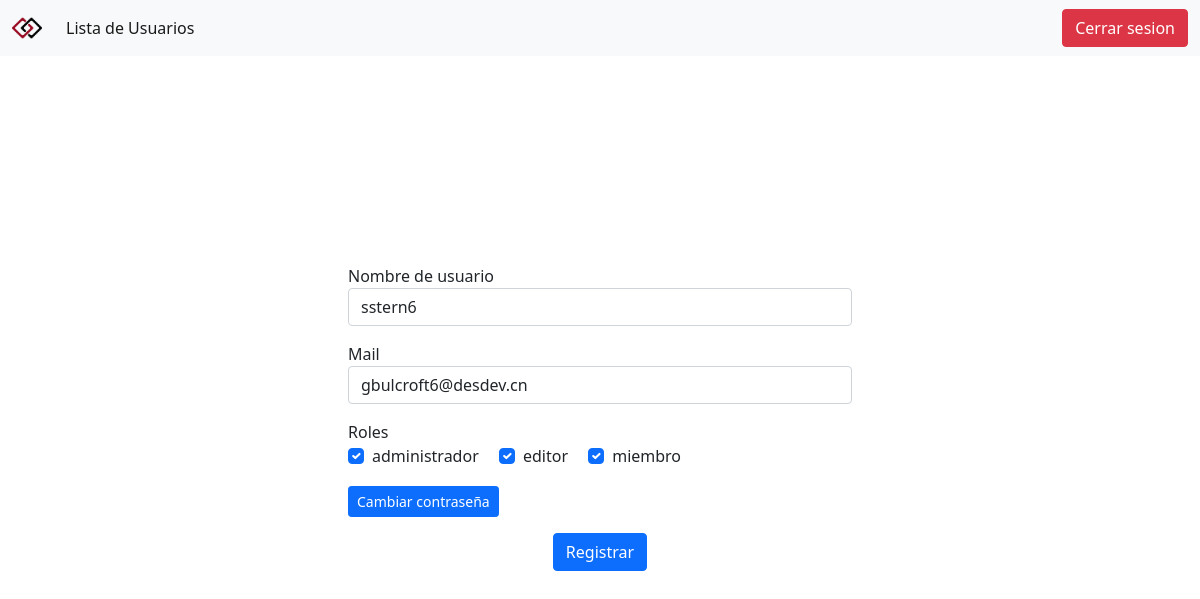
Page /view/actualizarLogin.php?idu=11 (signed in) on the committed database.
### tables this page shows
CREATE TABLE `usuario` (
  `idusuario` bigint(20) NOT NULL,
  `usnombre` varchar(50) NOT NULL,
  `uspass` varchar(50) NOT NULL,
  `usmail` varchar(50) NOT NULL,
  `usdeshabilitado` timestamp NULL DEFAULT NULL
);

CREATE TABLE `rol` (
  `idrol` bigint(20) NOT NULL,
  `rodescripcion` varchar(50) NOT NULL
);

### util/funciones.php (called while the page is built, shortened)
<?php
function data_submitted() {
  $_AAux = array();
  if (!empty($_POST))
    $_AAux = $_POST;
  else
            if (!empty($_GET)) {
    $_AAux = $_GET;
  }
  return $_AAux;
}

### controller/ActualizarLoginControl.php (called while the page is built, shortened)
<?php
class ActualizarLoginControl {
  function buscarUsuario() {
    $data = data_submitted();
    $usuario = null;
    if (isset($data['idu'])) {
      $controlAbmUsuario = new AbmUsuario();
      $condicion['idusuario'] = $data['idu'];
      if ($controlAbmUsuario->buscar($condicion)) {
        $usuario = $controlAbmUsuario->buscar($condicion)[0];
      }
    }
    return $usuario;
  }
  function rolesAsignados() {
    $controlRol = new AbmRol();
    $allRoles = $controlRol->buscar(null);
    return $allRoles;
  }
}

### model/Usuario.php (called while the page is built, shortened)
<?php
class Usuario {
  private $idusuario;
  private $usnombre;
  private $usmail;
  private $colRoles;
  public function __construct() {
    $this->idusuario = null;
    $this->usnombre = "";
    $this->usmail = "";
    $this->colRoles = [];
  }
  public function getIdUsuario() {
    return $this->idusuario;
  }
  public function setIdUsuario($idusuario) {
    $this->idusuario = $idusuario;
  }
  public function getUsNombre() {
    return $this->usnombre;
  }
  public function setUsNombre($usnombre) {
    $this->usnombre = $usnombre;
  }
  public function getUsMail() {
    return $this->usmail;
  }
  public function setUsMail($usmail) {
    $this->usmail = $usmail;
  }
  public function getColRoles() {
    $condicionRol['idusuario'] = $this->getIdUsuario();
    $ambUsuarioRol = new AbmUsuarioRol();
    $colRolesUsuario = $ambUsuarioRol->buscar($condicionRol);
    return $this->colRoles;
  }
  public function setColRoles($colRoles) {
    $this->colRoles = $colRoles;
  }
  public static function listar($parametro = "") {
    $arreglo = array();
    $db = new BaseDatos();
    $sql = "SELECT * FROM usuario ";
    if ($parametro != "") {
      $sql .= 'WHERE' . $parametro;
    }
    $res = $db->Ejecutar($sql);
    if ($res > -1) {
      if ($res > 0) {
        while ($row = $db->Registro()) {
          $obj = new Usuario();
          $obj->setear($row);
          array_push($arreglo, $obj);
        }
      }
    }
    return $arreglo;
  }
}

### model/connection/BaseDatos.php (called while the page is built, shortened)
<?php
class BaseDatos extends PDO {
  private $conec;
  private $indice;
  private $resultado;
  public function __construct() {
    $this->indice = 0;
    try {
      $this->conec = true;
    } catch (PDOException $e) {
      $this->sql = $e->getMessage();
      $this->conec = false;
    }
  }
  public function Iniciar() {
    return $this->getConec();
  }
  public function getConec() {
    return $this->conec;
  }
  public function setSQL($e) {
    return "\n" . $this->sql = $e;
  }
  public function Ejecutar($sql) {
    if (stristr($sql, "select")) {
      $resp =  $this->EjecutarSelect($sql);
    }
    return $resp;
  }
  private function EjecutarSelect($sql) {
    $cant = -1;
    $resultado = parent::query($sql);
    if (!$resultado) {
      $this->analizarDebug();
    } else {
      $arregloResult = $resultado->fetchAll();
      $cant = count($arregloResult);
    }
    return $cant;
  }
  public function Registro() {
    $filaActual = false;
    $indiceActual = $this->getIndice();
    if ($indiceActual >= 0) {
      $filas = $this->getResultado();
      if ($indiceActual < count($filas)) {
        $filaActual =  $filas[$indiceActual];
      } else {
        $this->setIndice(-1);
      }
    }
    return $filaActual;
  }
  private function setIndice($valor) {
    $this->indice = $valor;
  }
  private function getIndice() {
    return $this->indice;
  }
  private function setResultado($valor) {
    $this->resultado = $valor;
  }
  private function getResultado() {
    return $this->resultado;
  }
}

### controller/AbmUsuario.php (called while the page is built, shortened)
<?php
class AbmUsuario {
  public function buscar($condiciones) {
    $where = " true";
    if ($condiciones <> null) {
      if (isset($condiciones['idusuario']))
        $where .= " and idusuario ={$condiciones['idusuario']}";
    }
    $arreglo = Usuario::listar($where);
    return $arreglo;
  }
}

### model/Rol.php (called while the page is built, shortened)
<?php
class Rol {
  private $idrol;
  private $rodescripcion;
  public function __construct() {
    $this->idrol = null;
    $this->rodescripcion = "";
  }
  public function getIdRol() {
    return $this->idrol;
  }
  public function setIdRol($idrol) {
    $this->idrol = $idrol;
  }
  public function getRoDescripcion() {
    return $this->rodescripcion;
  }
  public function setRoDescripcion($rodescripcion) {
    $this->rodescripcion = $rodescripcion;
  }
  public function cargar() {
    $resp = false;
    $db = new BaseDatos();
    $sql = "SELECT * FROM rol WHERE idrol = {$this->getIdRol()}";
    if ($db->Iniciar()) {
      if ($db->Ejecutar($sql)) {
        if ($row = $db->Registro()) {
          $datos = [
            'idrol' => $row['idrol'],
            'rodescripcion' => $row['rodescripcion'],
          ];
          $resp = true;
        }
      } else {
        $this->setmensajeoperacion("Rol->listar: {$db->getError()}");
      }
    } else {
      $this->setmensajeoperacion("Rol->listar: {$db->getError()}");
    }
    return $resp;
  }
  public static function listar($parametro = "") {
    $arreglo = array();
    $db = new BaseDatos();
    $sql = "SELECT * FROM rol ";
    if ($parametro != "") {
      $sql .= 'WHERE ' . $parametro;
    }
    $res = $db->Ejecutar($sql);
    if ($res > -1) {
      if ($res > 0) {
        while ($row = $db->Registro()) {
          $objRol = new Rol();
          $objRol->setear($row);
          array_push($arreglo, $objRol);
        }
      }
    }
    return $arreglo;
  }
}

### controller/AbmRol.php (called while the page is built, shortened)
<?php
class AbmRol {
  public function buscar($condiciones) {
    $where = " true ";
    $arreglo = Rol::listar($where);
    return $arreglo;
  }
}

### controller/AbmUsuarioRol.php (called while the page is built, shortened)
<?php
class AbmUsuarioRol {
  public function buscar($condiciones) {
    $where = " true";
    if ($where <> null) {
      if (isset($condiciones['idusuario']))
        $where .= " and idusuario ={$condiciones['idusuario']}";
    }
    $arreglo = UsuarioRol::listar($where);
    return $arreglo;
  }
}

### model/UsuarioRol.php (called while the page is built, shortened)
<?php
class UsuarioRol {
  public static function listar($parametro = "") {
    $arreglo = array();
    $db = new BaseDatos();
    $sql = "SELECT * FROM usuariorol ";
    if ($parametro != "") {
      $sql .= 'WHERE ' . $parametro;
    }
    $res = $db->Ejecutar($sql);
    if ($res > -1) {
      if ($res > 0) {
        while ($row = $db->Registro()) {
          $obj = new UsuarioRol();
          $objUsuario = new Usuario();
          $objUsuario->setIdUsuario($row['idusuario']);
          $objUsuario->cargar();
          $objRol = new Rol();
          $objRol->setIdRol($row['idrol']);
          $objRol->cargar();
          $datos = [
            'objusuario' => $objUsuario,
            'objrol' => $objRol
          ];
          $obj->setear($datos);
          array_push($arreglo, $obj);
        }
      }
    }
    return $arreglo;
  }
}

### view/actualizarLogin.php (the view, shortened to what this page needs)
<?php include_once "../configuracion.php" ?>
<?php $title = 'Actualizar Datos de Usuario';
include_once 'includes/head.php' ?>
<?php include_once 'includes/navbar.php' ?>
<?php
if (isset($_GET['idu'])) {
  $controlAL = new ActualizarLoginControl();
  $usuario = $controlAL->buscarUsuario();
  $allRoles = $controlAL->rolesAsignados();
  $usuarioRoles = $usuario->getColRoles();
}
?>
<?php if (isset($_SESSION['activa'])) { ?>
  <?php if ($usuario) { ?>
    <form id="form-actualizar-login" data-toggle="actualizarLoginValidator" class="needs-validation p-5 w-50 mx-auto mt-20vh" action="actualizarLoginAccion.php" method="post" novalidate>
      <div class="form-group mb-3">
        <label for="usnombre">Nombre de usuario</label>
        <input type="text" name="usnombre" value="<?= $usuario->getUsNombre() ?>" class="form-control" id="usnombre" required>
      </div>
      <div class="form-group mb-3">
        <label for="usmail">Mail</label>
        <input type="email" name="usmail" value="<?= $usuario->getUsMail() ?>" class="form-control" id="usmail" required>
      </div>
      <div class="form-group mb-3">
        <label for="usmail">Roles</label>
        <div class="form-group mb-3">
          <?php
          foreach ($allRoles as $i => $rol) {
            $checked = "";
            foreach ($usuarioRoles as $rolUsuario) {
              if ($checked == "" and $rol->getIdRol() == $rolUsuario->getIdRol()) {
                $checked = "checked";
              }
            }
          ?>
            <div class="form-check form-check-inline">
              <input class="form-check-input" type="checkbox" <?= $checked ?> id="rol-<?= $rol->getRoDescripcion() ?>" name="rol[<?= $rol->getIdRol() ?>]" value="<?= $rol->getRoDescripcion() ?>">
              <label class="form-check-label" for="rol-<?= $rol->getRoDescripcion() ?>"><?= $rol->getRoDescripcion() ?></label>
            </div>
          <?php
          }
          ?>
        </div>
      </div>
      <button type="button" onclick="togglePass()" class="btn btn-primary btn-sm" id="pass-button-principal">Cambiar contraseña</button>
      <div class="text-center">
        <button type="submit" class="btn btn-primary mt-3">Registrar</button>
      </div>
    </form>
  <?php } else { ?>
    <div class="text-center mt-5">
      <a class='btn btn-primary' href="listarUsuario.php" role='button'>Ver lista de usuarios</a>
    </div>
  <?php } ?>
<?php } ?>
<?php include_once 'includes/foot.php' ?>

### view/css/main.css (style rules this page uses)
.mt-20vh { margin-top: 20vh; }

### rows in the picture
usuario: usnombre "sstern6", usmail "gbulcroft6@desdev.cn"
rol: rodescripcion "administrador"
rol: rodescripcion "editor"
rol: rodescripcion "miembro"
